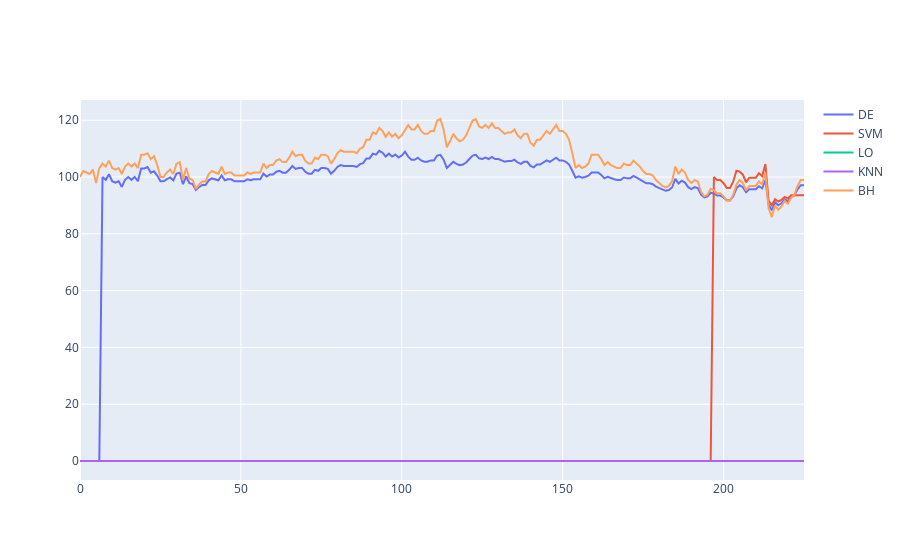

Notebook code for this chart:
### Code cell
fig = go.Figure([DE , SVM , LO , KNN , BH])
fig.show()

### Figure 1 — Plotly figure (JSON) as saved in the notebook; plotly's stock layout.template omitted (floating-point values rounded to 4 significant figures; data arrays with more than 128 entries replaced by an {"elided": "..."} marker saying what was removed)
{"data": [{"mode": "lines", "name": "DE", "type": "scatter", "y": {"elided": "226 float values"}}, {"mode": "lines", "name": "SVM", "type": "scatter", "y": {"elided": "226 float values"}}, {"mode": "lines", "name": "LO", "type": "scatter", "y": {"elided": "226 int values"}}, {"mode": "lines", "name": "KNN", "type": "scatter", "y": {"elided": "226 int values"}}, {"mode": "lines", "name": "BH", "type": "scatter", "y": {"elided": "226 float values"}}], "layout": {}}
